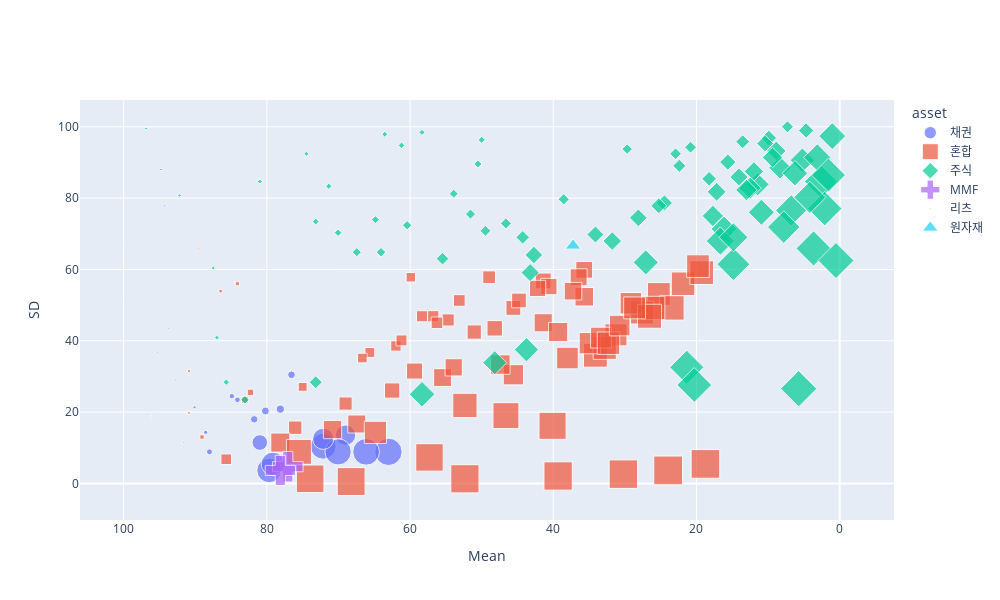

The notebook cell saved with this chart:
### Markdown cell above
## Testing

### Code cell
import plotly.graph_objects as go

category = 'asset'
scale_marker_size = 0.15

# Custom color map
color_map = ['#636EFA', '#EF553B', '#00CC96', '#AB63FA', '#FFA15A', '#19D3F3', '#FF6692', '#B6E880', '#FF97FF', '#FECB52']

# Get unique categories for color & symbol mapping
unique_categories = df[category].unique()
symbol_map = {cat: i for i, cat in enumerate(unique_categories)}

# Create traces for each category
traces = []
for i, cat in enumerate(unique_categories):
    df_filtered = df[df[category] == cat]
    
    trace = go.Scatter(
        x=df_filtered['mean'],
        y=df_filtered['sd'],
        customdata=df_filtered[['name', 'hdi_3%', 'hdi_97%']].values,
        mode='markers',
        marker=dict(
            #size=df_filtered['sharpe'].clip(upper=30),  # Set a max size for markers
            size=df_filtered['sharpe'] * scale_marker_size,
            color=color_map[i % len(color_map)],  # Assign a unique color per category
            symbol=symbol_map[cat]  # Assign a unique symbol per category
        ),
        name=cat,  # Legend entry
        hovertemplate=(
            "%{customdata[0]}<br>" +
            "수익률 순위(%): 평균 %{x:.0f}, 편차 %{y:.0f}<br>"
            "수익률 구간: %{customdata[1]} ~ %{customdata[2]}<extra></extra>"
        )
    )
    
    traces.append(trace)

# Define layout with reversed x-axis and set figure size
layout = go.Layout(
    xaxis=dict(title='Mean', autorange='reversed'),  # Reverse x-axis
    yaxis=dict(title='SD'),
    hovermode='closest',
    legend=dict(title=category),
    width=1000,  # Set figure width
    height=600  # Set figure height
)

# Create and show figure
fig = go.Figure(data=traces, layout=layout)
fig.show()

### Figure 1 — Plotly figure (JSON) as saved in the notebook; plotly's stock layout.template omitted (floating-point values rounded to 4 significant figures; data arrays with more than 128 entries replaced by an {"elided": "..."} marker saying what was removed)
{"data": [{"customdata": [["한국투자크레딧포커스ESG증권자투자신탁 1(채권)(C-e)", 0.029, 0.131], ["AB글로벌고수익증권투자신탁(채권-재간접형)종류형Ce", -0.107, 0.214], ["AB글로벌고수익증권투자신탁(채권-재간접형)종류형Ce-P", -0.107, 0.158], ["한국투자크레딧포커스ESG증권자투자신탁 1(채권)(C-Pe)", -0.019, 0.141], ["삼성클래식연금증권전환형투자신탁 1[채권]Ce", -0.041, 0.059], ["우리하이플러스채권증권자투자신탁 1(채권)ClassC-P1e", 0.004, 0.11], ["키움더드림단기채증권투자신탁[채권]C-Pe", 0.023, 0.125], ["교보악사Tomorrow장기우량증권투자신탁K-1(채권)ClassC-P2e", -0.077, 0.135], ["유진챔피언단기채증권자투자신탁(채권)ClassC-Pe", 0.011, 0.112], ["유진챔피언중단기채증권자투자신탁(채권)ClassC-Pe", -0.009, 0.133], ["우리PIMCO글로벌투자등급자투자신탁[채권_재간접형](H)ClassPe2", -0.267, 0.176], ["이스트스프링개인신종MMF 1[국공채]클래스C-P2(연금저축)E", -0.005, 0.072], ["NH-Amundi국채10년인덱스증권자투자신탁[채권]Class C-P1e(연금저축)", -0.182, 0.134], ["피델리티미달러채권증권자투자신탁H(채권-재간접형)종류PRS-e", -0.187, -0.103], ["한국밸류10년투자연금증권전환형자투자신탁 1(채권)종류C-E", -0.022, 0.084], ["미래에셋개인전용MMF 1(국공채)종류C-Pe", -0.004, 0.076], ["미래에셋라이프사이클7090연금증권전환형자투자신탁 1(채권)종류C-e", -0.118, 0.123], ["한국투자골드플랜연금증권전환형투자신탁 1(국공채)(C-e)", -0.079, 0.094], ["하나인Best연금증권자투자신탁 1[채권]", -0.081, 0.158], ["하나인Best연금증권투자신탁 1[국공채]", -0.086, 0.148], ["피델리티연금아시아하이일드증권전환형자투자신탁(채권-재간접형)종류C-e", -0.496, 0.385], ["미래에셋글로벌다이나믹연금증권전환형자투자신탁 1(채권)종류C-e", -0.11, 0.152]], "hovertemplate": "%{customdata[0]}<br>수익률 순위(%): 평균 %{x:.0f}, 편차 %{y:.0f}<br>수익률 구간: %{customdata[1]} ~ %{customdata[2]}<extra></extra>", "marker": {"color": "#636EFA", "size": [27.3, 7.65, 5.4, 20.4, 6, 25.8, 26.7, 7.5, 26.25, 21.15, 1.65, 24.6, 1.95, 0.15, 15.6, 23.4, 3.15, 4.2, 8.25, 7.95, 2.1, 5.7], "symbol": 0}, "mode": "markers", "name": "채권", "type": "scatter", "x": [63.02, 76.56, 84.9, 69.01, 88.02, 72.14, 66.15, 81.77, 70.05, 72.14, 93.75, 79.69, 92.71, 97.92, 80.99, 79.17, 90.1, 88.54, 78.12, 80.21, 94.27, 84.11], "y": [8.854, 30.47, 24.48, 13.54, 8.854, 10.42, 8.854, 17.97, 8.854, 12.5, 43.49, 3.646, 29.17, 6.25, 11.46, 5.469, 21.35, 14.32, 20.83, 20.31, 77.86, 23.44]}, {"customdata": {"elided": "78x3 mixed values"}, "hovertemplate": "%{customdata[0]}<br>수익률 순위(%): 평균 %{x:.0f}, 편차 %{y:.0f}<br>수익률 구간: %{customdata[1]} ~ %{customdata[2]}<extra></extra>", "marker": {"color": "#EF553B", "size": [15.3, 22.8, 23.85, 20.25, 23.55, 21.6, 11.7, 22.95, 10.35, 19.5, 17.85, 22.05, 16.8, 15.9, 12.75, 14.85, 12.15, 14.7, 23.1, 21.3, 17.25, 20.85, 16.95, 23.7, 10.95, 22.65, 22.5, 24.45, 16.05, 18.15, 14.25, 23.25, 20.55, 19.2, 21.45, 16.35, 16.2, 18.45, 17.55, 4.05, 8.85, 25.95, 4.35, 0.9, 13.2, 27.45, 28.2, 28.5, 28.8, 28.65, 28.35, 27.9, 2.55, 13.35, 11.25, 9.45, 2.85, 18.3, 19.05, 9.9, 24, 21.9, 18, 24.9, 3.45, 1.8, 24.3, 10.65, 11.1, 9.6, 6.45, 27.6, 0.75, 27.07, 22.2, 15.45, 6.675, 11.55], "symbol": 1}, "mode": "markers", "name": "혼합", "type": "scatter", "x": [62.5, 25.26, 34.11, 45.57, 21.88, 38.02, 53.12, 27.6, 61.98, 47.4, 55.47, 31.25, 35.68, 41.41, 48.96, 45.57, 54.69, 44.79, 32.81, 34.9, 53.91, 33.33, 36.46, 19.27, 61.2, 19.79, 32.29, 23.44, 59.38, 41.41, 51.04, 26.04, 30.73, 39.32, 29.17, 40.62, 42.19, 35.68, 37.24, 84.11, 75, 46.61, 89.06, 96.09, 69.01, 57.29, 52.34, 30.21, 23.96, 18.75, 39.32, 68.23, 90.89, 76.04, 56.77, 59.9, 90.89, 70.83, 78.12, 65.62, 26.56, 28.65, 67.45, 75.52, 86.46, 91.67, 52.34, 85.68, 58.33, 66.67, 82.29, 73.96, 96.09, 40.1, 64.84, 48.18, 83.07, 56.25], "y": [26.04, 53.12, 35.94, 30.47, 55.99, 35.16, 51.3, 47.92, 38.54, 33.33, 29.69, 41.67, 59.9, 56.77, 57.81, 49.22, 45.83, 51.3, 38.02, 39.32, 32.55, 40.89, 57.81, 59.11, 40.1, 60.94, 39.32, 49.22, 31.51, 45.05, 42.45, 49.22, 44.27, 42.45, 50.52, 55.21, 54.69, 52.34, 53.91, 55.99, 27.08, 19.01, 13.02, 19.01, 22.4, 7.292, 1.302, 2.604, 3.646, 5.469, 2.083, 0.5208, 19.79, 15.62, 46.88, 57.81, 31.51, 15.1, 11.46, 36.72, 46.88, 49.22, 16.67, 8.854, 53.91, 11.46, 21.88, 6.771, 46.88, 35.16, 25.52, 1.302, 17.97, 16.15, 14.32, 43.49, 23.44, 45.05]}, {"customdata": {"elided": "87x3 mixed values"}, "hovertemplate": "%{customdata[0]}<br>수익률 순위(%): 평균 %{x:.0f}, 편차 %{y:.0f}<br>수익률 구간: %{customdata[1]} ~ %{customdata[2]}<extra></extra>", "marker": {"color": "#00CC96", "size": [9.75, 12.45, 16.5, 7.2, 10.2, 12, 24.15, 14.55, 26.4, 19.95, 11.85, 13.5, 18.75, 28.05, 18.6, 18.9, 4.65, 10.8, 2.25, 7.8, 8.55, 17.4, 25.65, 6.675, 6.15, 17.7, 20.1, 26.55, 12.9, 14.1, 7.35, 12.3, 12.6, 8.4, 8.1, 7.05, 21, 2.4, 3.75, 0.45, 19.8, 5.1, 3.6, 15, 19.35, 26.1, 24.75, 5.25, 1.05, 6.9, 25.35, 20.7, 10.5, 9.15, 0.6, 6.3, 15.15, 1.5, 1.35, 4.5, 17.1, 11.4, 27.07, 27.75, 10.05, 4.95, 15.75, 9.3, 19.65, 3.3, 5.85, 1.2, 14.4, 4.8, 5.55, 2.7, 13.05, 13.95, 16.65, 21.75, 22.35, 3.9, 26.85, 13.65, 9, 8.7, 25.05], "symbol": 2}, "mode": "markers", "name": "주식", "type": "scatter", "x": [55.47, 24.48, 17.71, 60.42, 22.4, 9.896, 6.771, 17.19, 21.35, 16.15, 4.688, 42.71, 43.75, 5.729, 48.18, 5.208, 58.33, 13.54, 94.79, 51.56, 46.61, 8.333, 2.604, 83.07, 64.84, 11.46, 10.94, 2.083, 10.42, 14.06, 64.06, 25.26, 15.62, 49.48, 29.69, 67.45, 3.125, 96.88, 80.99, 100, 58.33, 61.2, 86.98, 11.98, 27.08, 1.562, 4.167, 73.18, 98.96, 53.91, 14.84, 1.042, 44.27, 20.83, 99.48, 50.52, 8.854, 93.23, 95.31, 63.54, 12.5, 18.23, 3.646, 0.5208, 73.18, 85.68, 9.375, 7.292, 6.25, 87.5, 70.05, 97.4, 31.77, 71.35, 50, 92.19, 34.11, 43.23, 13.02, 16.67, 14.84, 74.48, 20.31, 28.12, 22.92, 38.54, 7.812], "y": [63.02, 78.65, 75, 72.4, 89.06, 96.88, 76.56, 81.77, 32.55, 71.35, 98.96, 64.06, 37.5, 26.56, 33.85, 90.62, 98.44, 95.83, 88.02, 75.52, 72.92, 88.54, 84.64, 23.44, 73.96, 83.85, 76.04, 77.08, 95.31, 85.94, 64.84, 77.86, 90.1, 70.83, 93.75, 64.84, 91.41, 99.48, 84.64, 67.19, 25, 94.79, 40.89, 87.5, 61.98, 86.46, 80.21, 73.44, 79.17, 81.25, 61.46, 97.4, 69.01, 94.27, 52.34, 89.58, 93.23, 34.38, 36.72, 97.92, 82.81, 85.42, 65.89, 62.5, 28.39, 28.39, 91.41, 100, 86.98, 60.42, 70.31, 63.54, 67.97, 83.33, 96.35, 80.73, 69.79, 59.11, 82.29, 67.97, 69.01, 92.45, 27.6, 74.48, 92.45, 79.69, 71.88]}, {"customdata": [["하나신종MMF(S-26)ClassC-PE", 0.002, 0.082], ["하나클래스원신종MMF(S-36)ClassC-PE", 0.001, 0.075]], "hovertemplate": "%{customdata[0]}<br>수익률 순위(%): 평균 %{x:.0f}, 편차 %{y:.0f}<br>수익률 구간: %{customdata[1]} ~ %{customdata[2]}<extra></extra>", "marker": {"color": "#AB63FA", "size": [25.5, 25.2], "symbol": 3}, "mode": "markers", "name": "MMF", "type": "scatter", "x": [77.08, 78.12], "y": [4.688, 3.646]}, {"customdata": [["하나글로벌리츠부동산자투자신탁[재간접형]ClassC-PE", -0.319, 0.288], ["하나글로벌리츠온리원부동산자투자신탁[재간접형]ClassC-PE", -0.281, -0.079]], "hovertemplate": "%{customdata[0]}<br>수익률 순위(%): 평균 %{x:.0f}, 편차 %{y:.0f}<br>수익률 구간: %{customdata[1]} ~ %{customdata[2]}<extra></extra>", "marker": {"color": "#FFA15A", "size": [3, 0.3], "symbol": 4}, "mode": "markers", "name": "리츠", "type": "scatter", "x": [89.58, 98.44], "y": [65.89, 17.19]}, {"customdata": [["이스트스프링골드리치특별자산투자신탁[금-파생형]클래스C-P2(연금저축)E", -0.14, 0.448]], "hovertemplate": "%{customdata[0]}<br>수익률 순위(%): 평균 %{x:.0f}, 편차 %{y:.0f}<br>수익률 구간: %{customdata[1]} ~ %{customdata[2]}<extra></extra>", "marker": {"color": "#19D3F3", "size": [13.8], "symbol": 5}, "mode": "markers", "name": "원자재", "type": "scatter", "x": [37.24], "y": [66.67]}], "layout": {"height": 600, "hovermode": "closest", "legend": {"title": {"text": "asset"}}, "width": 1000, "xaxis": {"autorange": true, "range": [106.1, -7.589], "title": {"text": "Mean"}, "type": "linear"}, "yaxis": {"autorange": true, "range": [-10.26, 107.5], "title": {"text": "SD"}, "type": "linear"}}}
